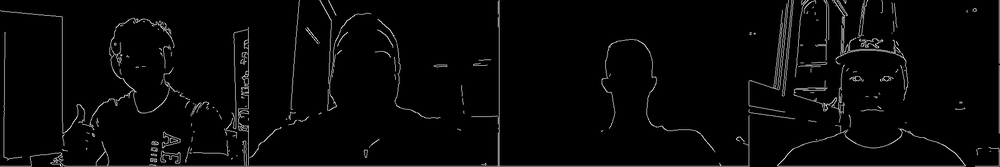
#> input picture Labs/Lab4/Lab4B/canny_high/imagem_grupo.png, 1000 x 167 px, shrunk from 1918 x 320 before the run, found by its file name
$ jupyter execute Lab5.ipynb   (text cells are left out)
#> lines starting #> are read from the running program, lines starting #| are printed output that depends on the picture; after the words box and inside, x2 and y2 are one past the last pixel; in counts of white or black regions, pixels touching at a corner belong together
[cell 1]
## 3) Atividade Práticas Experimentais

[cell 2]
## 3.1 - Correção de Ponto Branco (White Point Correction)

[cell 3]
import cv2
import numpy as np
import matplotlib.pyplot as plt

# 1. Garantindo que a função de plotagem existe nesta célula
def mostrar_comparacao(img1, img2, titulo1, titulo2, cmap1=None, cmap2=None):
    plt.figure(figsize=(12, 5))

    plt.subplot(1, 2, 1)
    if cmap1: plt.imshow(img1, cmap=cmap1)
    else: plt.imshow(img1)
    plt.title(titulo1)
    plt.axis('off')

    plt.subplot(1, 2, 2)
    if cmap2: plt.imshow(img2, cmap=cmap2)
    else: plt.imshow(img2)
    plt.title(titulo2)
    plt.axis('off')
    plt.show()

# 2. Função de Correção de Ponto Branco [cite: 17]
def white_point_correction(img, sourcewp, targetwp):
    corrected = img * (targetwp / sourcewp)
    return np.clip(corrected, 0, 1)

# 3. Carregando a imagem de forma segura (Substitua 'sua_foto_aqui.jpg' pelo nome correto!)
img_bgr = cv2.imread('imagem_grupo.png')
#> img_bgr is the input picture: shape (167, 1000, 3); min 0, max 227, mean 6.9

if img_bgr is None:
    print("ERRO: A imagem não foi encontrada! Verifique se o nome do arquivo está correto e na mesma pasta.")
else:
    # Converte para RGB e normaliza para a escala [0, 1]
    img_grupo_rgb = cv2.cvtColor(img_bgr, cv2.COLOR_BGR2RGB)
    img_grupo_norm = img_grupo_rgb / 255.0

    # Definindo pontos brancos hipotéticos (ex: corrigindo luz quente para neutra)
    source_wp = np.array([0.8, 0.8, 0.5])
    target_wp = np.array([1.0, 1.0, 1.0])

    # Aplicando a correção
    img_wp_corrigida = white_point_correction(img_grupo_norm, source_wp, target_wp)
#> in white_point_correction, `corrected = img * (targetwp / sourcewp)`:
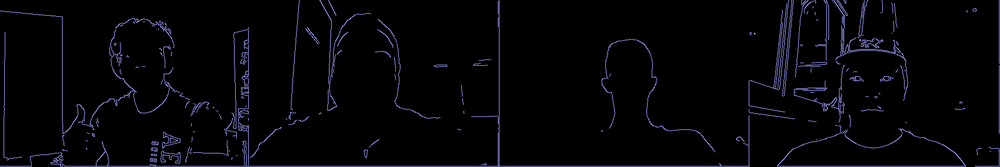
#> corrected: shape (167, 1000, 3) float64; mean R, G, B 0.0339, 0.0339, 0.0543; drawn with min black and max white
#> in white_point_correction, `return np.clip(corrected, 0, 1)`:
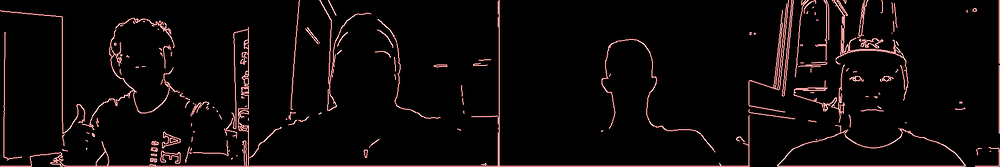
#> returned value: shape (167, 1000, 3) float64; mean of channels 0, 1, 2 0.0339, 0.0339, 0.0518; drawn as B, G, R

    # Mostrando o resultado
    mostrar_comparacao(img_grupo_norm, img_wp_corrigida,
                       'Imagem Original', 'Correção de Ponto Branco')

[cell 4]
## 3.2 - Transformação XYZ para RGB e Correção Gama

[cell 5]
def xyz_to_rgb_gamma(xyz_img):
    # Matriz de conversão linear XYZ para RGB (D65)
    matrix = np.array([[3.2406, -1.5372, -0.4986],
                       [-0.9689, 1.8758, 0.0415],
                       [0.0557, -0.2040, 1.0570]])

    rgb_linear = xyz_img @ matrix.T
    rgb_linear = np.clip(rgb_linear, 0, 1)

    # Correção Gama padrão sRGB
    gamma_corrected = np.where(rgb_linear <= 0.0031308,
                               12.92 * rgb_linear,
                               1.055 * np.power(rgb_linear, 1/2.4) - 0.055)
    return gamma_corrected

# Convertendo a imagem RGB do grupo para XYZ float32
img_float32 = img_grupo_norm.astype(np.float32)
img_xyz = cv2.cvtColor(img_float32, cv2.COLOR_RGB2XYZ)
#> img_xyz: shape (167, 1000, 3) float32; mean of channels 0, 1, 2 0.0258, 0.0271, 0.0296

# Aplicando a conversão e correção gama
img_gama_corrigida = xyz_to_rgb_gamma(img_xyz)
#> in xyz_to_rgb_gamma, `rgb_linear = xyz_img @ matrix.T`: rgb_linear: shape (167, 1000, 3) float64; mean of channels 0, 1, 2 0.0271, 0.0271, 0.0271
#> in xyz_to_rgb_gamma, `gamma_corrected = np.where(rgb_linear <= 0.0031308, 12.92 * rgb_linear..`: gamma_corrected: shape (167, 1000, 3) float64; mean of channels 0, 1, 2 0.0514, 0.0514, 0.0514

mostrar_comparacao(img_grupo_norm, img_gama_corrigida,
                   'Original RGB', 'Após Conversão XYZ->RGB e Gama')
#> call 2 of mostrar_comparacao, with titulo1 = 'Original RGB', titulo2 = 'Após Conversão XYZ->RGB e Gama'
#> in mostrar_comparacao (call 2), `plt.show()`:
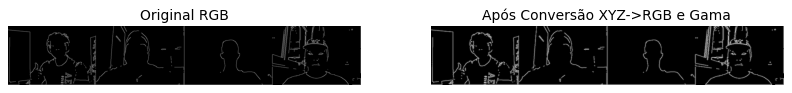
#> figure drawn by matplotlib, 2 panels

[cell 6]
## 3.3 - O Modelo CIELAB

[cell 7]
# Convertendo para LAB usando a variável 'img_bgr' que já foi lida pelo imread nas células anteriores
img_lab = cv2.cvtColor(img_bgr, cv2.COLOR_BGR2Lab)
#> img_lab: shape (167, 1000, 3); mean of channels 0, 1, 2 7.3, 128, 128
l_chan, a_chan, b_chan = cv2.split(img_lab)
#> a_chan: shape (167, 1000); every value is 128

# Plotando os canais separadamente
plt.figure(figsize=(15, 5))
plt.subplot(1, 3, 1), plt.imshow(l_chan, cmap='gray'), plt.title('Canal L* (Luminosidade)')
plt.axis('off')
plt.subplot(1, 3, 2), plt.imshow(a_chan, cmap='RdYlGn_r'), plt.title('Canal a* (Verde-Vermelho)')
plt.axis('off')
plt.subplot(1, 3, 3), plt.imshow(b_chan, cmap='YlGnBu_r'), plt.title('Canal b* (Azul-Amarelo)')
plt.axis('off')
plt.show()

[cell 8]
## 3.4 - Cores Dependentes de Câmera: HSV e sRGB

[cell 9]
# Convertendo para HSV (Corrigido para img_bgr)
img_hsv = cv2.cvtColor(img_bgr, cv2.COLOR_BGR2HSV)
#> img_hsv: shape (167, 1000, 3); mean H, S, V 0, 0, 6.9

# Exemplo didático: Criando uma máscara para tons de pele/vermelho/laranja
# (Ajuste os valores de lower e upper dependendo da iluminação da foto!)
lower_color = np.array([0, 30, 60])
upper_color = np.array([20, 150, 255])

mask_hsv = cv2.inRange(img_hsv, lower_color, upper_color)
#> mask_hsv: shape (167, 1000); every value is 0
segmentado_hsv = cv2.bitwise_and(img_grupo_rgb, img_grupo_rgb, mask=mask_hsv)
#> segmentado_hsv: shape (167, 1000, 3); every value is 0

mostrar_comparacao(mask_hsv, segmentado_hsv,
                   'Máscara HSV', 'Imagem Segmentada', cmap1='gray')

[cell 10]
## 3.5 - Modelo YCbCr

[cell 11]
def rgb_to_ycbcr(rgb_img):
    # Coeficientes da transformação BT.601
    transform_mat = np.array([[0.299, 0.587, 0.114],
                              [-0.1687, -0.3313, 0.5],
                              [0.5, -0.4187, -0.0813]])
    ycbcr = rgb_img @ transform_mat.T
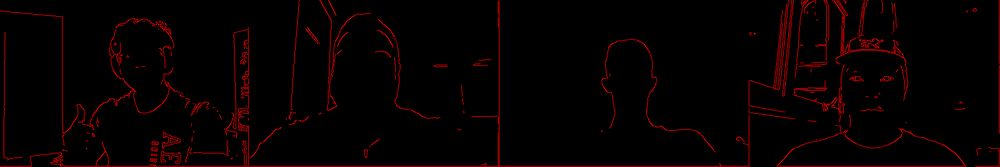
#> ycbcr: shape (167, 1000, 3) float64; mean R, G, B 0.0271, 4.3e-19, -3.93e-19; drawn with min black and max white
    ycbcr[:,:,1:] += 0.5 # Ajuste de offset para Cb e Cr
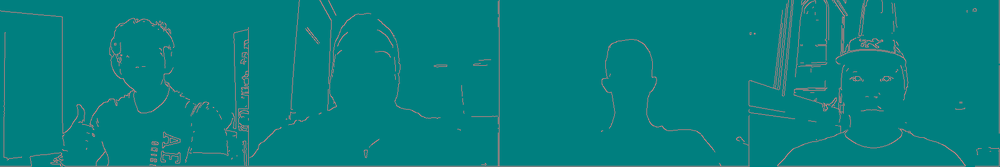
#> ycbcr: shape (167, 1000, 3) float64; mean R, G, B 0.0271, 0.5, 0.5
    return np.clip(ycbcr, 0, 1)

# Aplicando a transformação na imagem normalizada
img_ycbcr_manual = rgb_to_ycbcr(img_grupo_norm)

Y_ch = img_ycbcr_manual[:, :, 0]
Cb_ch = img_ycbcr_manual[:, :, 1]
#> Cb_ch: shape (167, 1000) float64; every value is 0.5
Cr_ch = img_ycbcr_manual[:, :, 2]

plt.figure(figsize=(15, 5))
plt.subplot(1, 3, 1), plt.imshow(Y_ch, cmap='gray'), plt.title('Canal Y (Luminância)')
plt.axis('off')
plt.subplot(1, 3, 2), plt.imshow(Cb_ch, cmap='RdBu'), plt.title('Canal Cb (Crominância Azul)')
plt.axis('off')
plt.subplot(1, 3, 3), plt.imshow(Cr_ch, cmap='PiYG'), plt.title('Canal Cr (Crominância Vermelha)')
plt.axis('off')
plt.show()

[cell 12]
## 3.6 - Correção do ponto branco e gama

[cell 13]
import cv2
import numpy as np

# Funções auxiliares
def white_point_correction(img, sourcewp, targetwp):
    corrected = img * (targetwp / sourcewp)
    return np.clip(corrected, 0, 1)

def apply_gamma(rgb_linear):
    gamma_corrected = np.where(rgb_linear <= 0.0031308,
                               12.92 * rgb_linear,
                               1.055 * np.power(rgb_linear, 1/2.4) - 0.055)
    return np.clip(gamma_corrected, 0, 1)

# Inicia a captura de vídeo da webcam
cap = cv2.VideoCapture(0)

# --- CONFIGURAÇÃO DA GRAVAÇÃO DE VÍDEO ---
largura = int(cap.get(cv2.CAP_PROP_FRAME_WIDTH))
altura = int(cap.get(cv2.CAP_PROP_FRAME_HEIGHT))
fps = 20.0 # Taxa de quadros por segundo
fourcc = cv2.VideoWriter_fourcc(*'XVID') # Codec de vídeo
# Cria o objeto que vai gravar o vídeo
out = cv2.VideoWriter('3_6_video_demonstrativo.avi', fourcc, fps, (largura, altura))
# -----------------------------------------

modo = 1
source_wp = np.array([0.7, 0.8, 1.0])
target_wp = np.array([1.0, 1.0, 1.0])

print("GRAVANDO VÍDEO... Pressione Q para parar e salvar.")
print("Controles: 1 (Original) | 2 (Ponto Branco) | 3 (Gama) | 4 (Ambos)")

while True:
    ret, frame = cap.read()
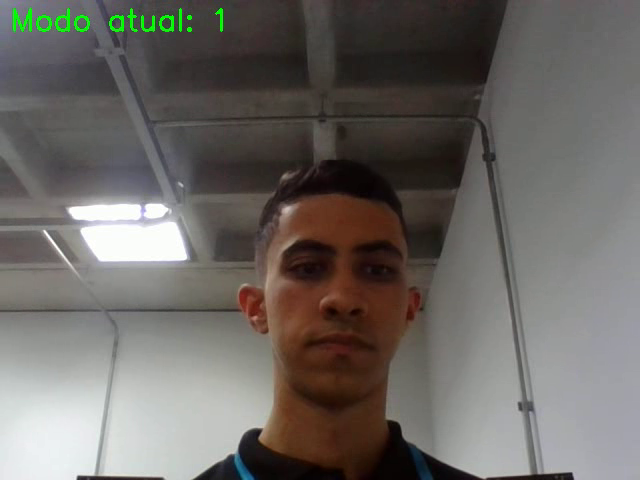
#> input picture frame 22 of videos/Lab 5 vídeo/3_6_video_demonstrativo.avi, 640 x 480 px, given in place of the camera
#> frame is the input picture: shape (480, 640, 3); mean B, G, R 99.8, 103.9, 108
    if not ret:
        break

    # Normaliza a imagem
    img_rgb = cv2.cvtColor(frame, cv2.COLOR_BGR2RGB) / 255.0
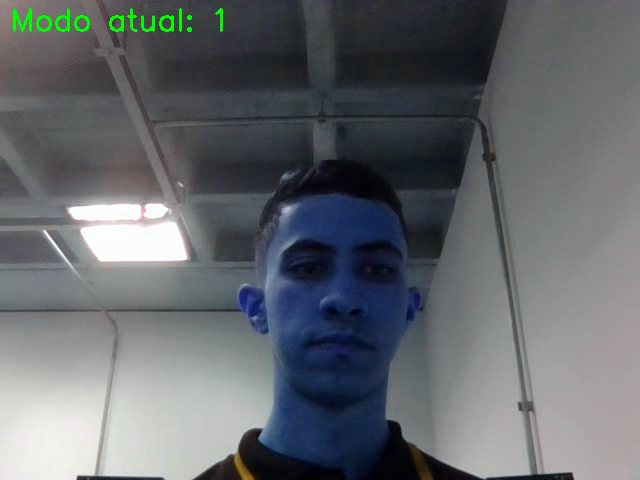
#> img_rgb: shape (480, 640, 3) float64; mean B, G, R 0.424, 0.407, 0.391
    resultado_rgb = img_rgb.copy()

    # Aplica os filtros
    if modo == 2 or modo == 4:
        resultado_rgb = white_point_correction(resultado_rgb, source_wp, target_wp)
    if modo == 3 or modo == 4:
        resultado_rgb = apply_gamma(resultado_rgb)

    # Converte de volta para exibição
    resultado_bgr = cv2.cvtColor((resultado_rgb * 255).astype(np.uint8), cv2.COLOR_RGB2BGR)

    # Criação do texto na tela
    exibicao = resultado_bgr.copy()
    cv2.putText(exibicao, f"Modo atual: {modo}", (10, 30), cv2.FONT_HERSHEY_SIMPLEX, 1, (0, 255, 0), 2)
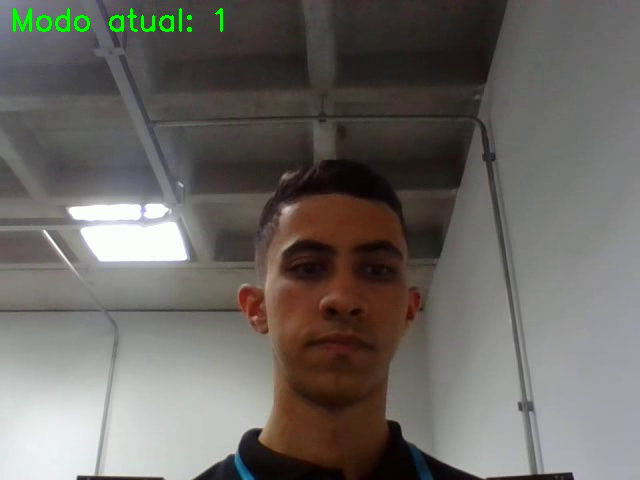
#> exibicao: shape (480, 640, 3); 0.38% of pixels changed, all inside (x1, y1, x2, y2) = (13, 8, 223, 32)

    cv2.imshow('3.6 - Gravando Webcam', exibicao)

    # SALVA O FRAME ATUAL NO VÍDEO
    out.write(exibicao)

    # Controles de teclado
    key = cv2.waitKey(1) & 0xFF
#> (key q is pressed here)
    if key == ord('q'):
        break
    elif key == ord('1'): modo = 1
    elif key == ord('2'): modo = 2
    elif key == ord('3'): modo = 3
    elif key == ord('4'): modo = 4

print("Vídeo 3.6 salvo com sucesso!")
cap.release()
out.release() # Finaliza o arquivo de vídeo
cv2.destroyAllWindows()

[cell 14]
## 3.7 - Detecção de Cor pelo Método HSV

[cell 15]
import cv2
import numpy as np

def nothing(x):
    pass

cap = cv2.VideoCapture(0)

# --- CONFIGURAÇÃO DA GRAVAÇÃO DE VÍDEO ---
largura = int(cap.get(cv2.CAP_PROP_FRAME_WIDTH))
altura = int(cap.get(cv2.CAP_PROP_FRAME_HEIGHT))
fps = 20.0
fourcc = cv2.VideoWriter_fourcc(*'XVID')
# A largura é multiplicada por 2 porque colocamos as duas imagens lado a lado (hstack)
out = cv2.VideoWriter('3_7_video_demonstrativo.avi', fourcc, fps, (largura * 2, altura))
# -----------------------------------------

cv2.namedWindow('Controles HSV')
cv2.createTrackbar('H Min', 'Controles HSV', 90, 179, nothing) # Começando perto do Azul
cv2.createTrackbar('S Min', 'Controles HSV', 100, 255, nothing)
cv2.createTrackbar('V Min', 'Controles HSV', 50, 255, nothing)
cv2.createTrackbar('H Max', 'Controles HSV', 130, 179, nothing)
cv2.createTrackbar('S Max', 'Controles HSV', 255, 255, nothing)
cv2.createTrackbar('V Max', 'Controles HSV', 255, 255, nothing)

print("GRAVANDO VÍDEO... Pressione Q para parar e salvar.")

while True:
    ret, frame = cap.read()
    if not ret:
        break

    hsv = cv2.cvtColor(frame, cv2.COLOR_BGR2HSV)
#> hsv: shape (480, 640, 3); mean H, S, V 45.9, 41, 110.7

    h_min = cv2.getTrackbarPos('H Min', 'Controles HSV')
    s_min = cv2.getTrackbarPos('S Min', 'Controles HSV')
    v_min = cv2.getTrackbarPos('V Min', 'Controles HSV')
    h_max = cv2.getTrackbarPos('H Max', 'Controles HSV')
    s_max = cv2.getTrackbarPos('S Max', 'Controles HSV')
    v_max = cv2.getTrackbarPos('V Max', 'Controles HSV')

    lower_color = np.array([h_min, s_min, v_min])
    upper_color = np.array([h_max, s_max, v_max])

    mask = cv2.inRange(hsv, lower_color, upper_color)
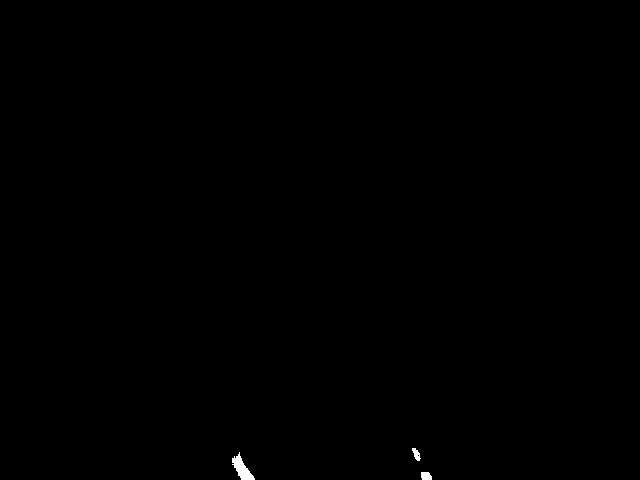
#> mask: shape (480, 640); 0.14% white; 3 white regions, box (x1, y1, x2, y2) and area: (232, 452, 255, 480) 287, (421, 472, 432, 480) 78, (412, 448, 421, 461) 66
    resultado_segmentado = cv2.bitwise_and(frame, frame, mask=mask)

    # Junta as imagens
    tela_dividida = np.hstack((frame, resultado_segmentado))
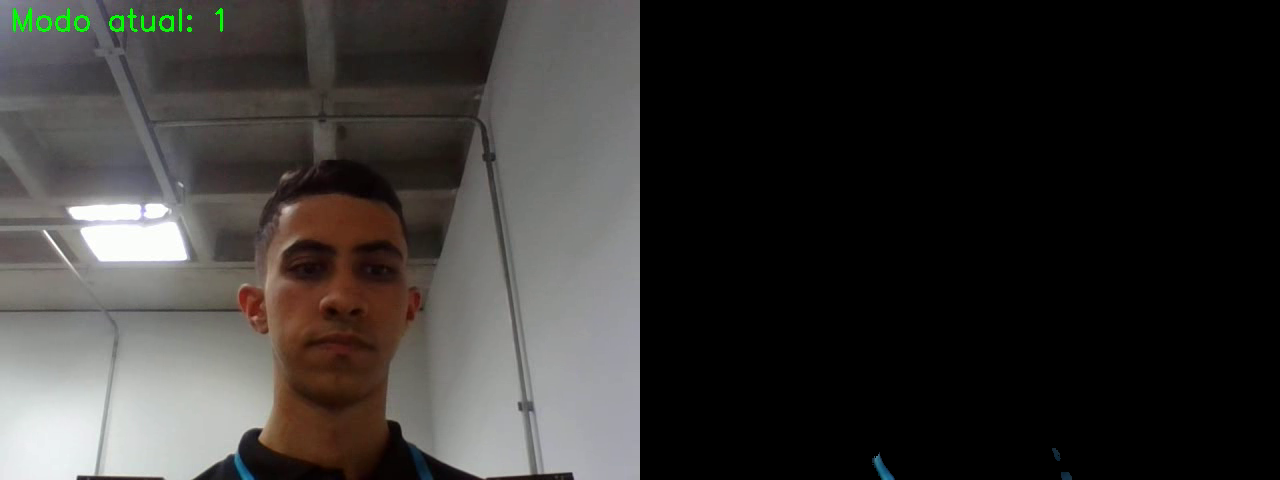
#> tela_dividida: shape (480, 1280, 3); mean B, G, R 49.9, 52, 54

    cv2.imshow('3.7 - Gravando HSV', tela_dividida)

    # SALVA O FRAME DIVIDIDO NO VÍDEO
    out.write(tela_dividida)

    if cv2.waitKey(1) & 0xFF == ord('q'):
#> (key q is pressed here)
        break

print("Vídeo 3.7 salvo com sucesso!")
cap.release()
out.release() # Finaliza o arquivo de vídeo
cv2.destroyAllWindows()

[cell 16]
## 4) Exercícios Propostos

[cell 17]
## 4.1 - Comparação de Luminosidade

[cell 18]
import cv2
import matplotlib.pyplot as plt

# 1. Garantindo que a função de plotagem existe na memória
def mostrar_comparacao(img1, img2, titulo1, titulo2, cmap1=None, cmap2=None):
    plt.figure(figsize=(12, 5))

    plt.subplot(1, 2, 1)
    if cmap1: plt.imshow(img1, cmap=cmap1)
    else: plt.imshow(img1)
    plt.title(titulo1)
    plt.axis('off')

    plt.subplot(1, 2, 2)
    if cmap2: plt.imshow(img2, cmap=cmap2)
    else: plt.imshow(img2)
    plt.title(titulo2)
    plt.axis('off')
    plt.show()

# 2. Carregando a imagem novamente (NÃO ESQUEÇA DE COLOCAR O NOME DA SUA FOTO AQUI)
img_bgr = cv2.imread('imagem_grupo.png')

if img_bgr is None:
    print("ERRO: A imagem não foi encontrada! Verifique se o nome do arquivo está correto e na mesma pasta.")
else:
    # 3. Fazendo as conversões (Exercício 1)
    img_lab_ex1 = cv2.cvtColor(img_bgr, cv2.COLOR_BGR2Lab)
    l_chan_ex1, a_chan, b_chan = cv2.split(img_lab_ex1)

    img_ycbcr_ex1 = cv2.cvtColor(img_bgr, cv2.COLOR_BGR2YCrCb)
#> img_ycbcr_ex1: shape (167, 1000, 3); mean of channels 0, 1, 2 6.9, 128, 128
    y_chan_ex1, cr_chan, cb_chan = cv2.split(img_ycbcr_ex1)

    # 4. Exibindo o resultado
    mostrar_comparacao(l_chan_ex1, y_chan_ex1,
                       'Canal L* (CIELAB)', 'Canal Y (YCbCr)',
                       cmap1='gray', cmap2='gray')
